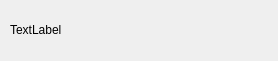
<?xml version="1.0" encoding="UTF-8"?>
<ui version="4.0">
 <class>joyconfig</class>
 <widget class="QDialog" name="joyconfig">
  <property name="geometry">
   <rect>
    <x>0</x>
    <y>0</y>
    <width>278</width>
    <height>61</height>
   </rect>
  </property>
  <property name="windowTitle">
   <string>Dialog</string>
  </property>
  <widget class="QLabel" name="label">
   <property name="geometry">
    <rect>
     <x>10</x>
     <y>20</y>
     <width>261</width>
     <height>20</height>
    </rect>
   </property>
   <property name="text">
    <string>TextLabel</string>
   </property>
  </widget>
 </widget>
 <resources/>
 <connections/>
</ui>
